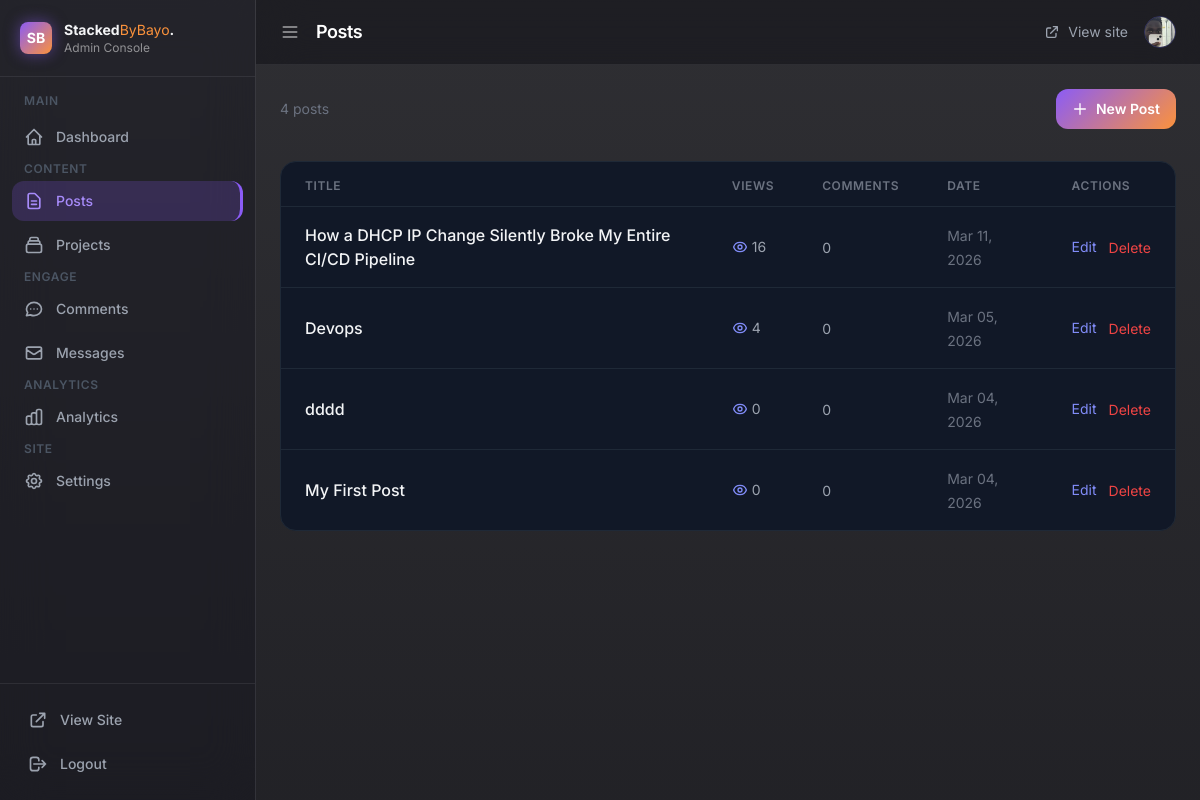
The page /admin/posts (signed in) on the database its author committed.
### app/models.py (models this page shows)
class Post(db.Model):
    id = db.Column(db.Integer, primary_key=True)
    title = db.Column(db.String(200), nullable=False)
    body = db.Column(db.Text, nullable=False)
    created_at = db.Column(db.DateTime, default=datetime.utcnow)
    views = db.Column(db.Integer, default=0)
    comments = db.relationship('Comment', backref='post', lazy=True)

### app/__init__.py (the view)
    @app.route("/admin/posts")
    def admin_posts():
        if not session.get("admin"):
            return redirect(url_for("admin_login"))
        posts = Post.query.order_by(Post.created_at.desc()).all()
        return render_template("admin_posts.html", posts=posts, **admin_context())

### app/templates/admin_posts.html (shortened to what this page needs)
{% extends "admin_base.html" %}
{% block page_title %}Posts{% endblock %}
{% block content %}
<div class="flex justify-between items-center mb-8">
    <p class="text-gray-500 text-sm">{{ posts|length }} post{{ 's' if posts|length != 1 }}</p>
    <a href="/admin/post/new"
        class="gradient-bg text-white font-semibold px-4 py-2.5 rounded-xl hover:opacity-90 transition text-sm flex items-center gap-2">
        <svg class="w-4 h-4" fill="none" viewBox="0 0 24 24" stroke="currentColor">
            <path stroke-linecap="round" stroke-linejoin="round" stroke-width="2" d="M12 4v16m8-8H4"/>
        </svg>
        New Post
    </a>
</div>
{% if posts %}
<div class="bg-gray-900 border border-gray-800 rounded-2xl overflow-hidden">
    <table class="w-full">
        <thead>
            <tr class="border-b border-gray-800 px-6">
                <th class="text-left text-xs font-semibold text-gray-500 uppercase tracking-wider pb-3 pt-4 px-6">Title</th>
                <th class="text-left text-xs font-semibold text-gray-500 uppercase tracking-wider pb-3 pt-4 px-6">Views</th>
                <th class="text-left text-xs font-semibold text-gray-500 uppercase tracking-wider pb-3 pt-4 px-6">Comments</th>
                <th class="text-left text-xs font-semibold text-gray-500 uppercase tracking-wider pb-3 pt-4 px-6">Date</th>
                <th class="text-left text-xs font-semibold text-gray-500 uppercase tracking-wider pb-3 pt-4 px-6">Actions</th>
            </tr>
        </thead>
        <tbody class="divide-y divide-gray-800">
            {% for post in posts %}
            <tr class="hover:bg-gray-800/50 transition">
                <td class="py-4 px-6">
                    <a href="/blog/{{ post.id }}" target="_blank"
                        class="font-medium hover:text-indigo-400 transition">
                        {{ post.title }}
                    </a>
                </td>
                <td class="py-4 px-6">
                    <span class="flex items-center gap-1 text-gray-400 text-sm">
                        {{ post.views or 0 }}
                    </span>
                </td>
                <td class="py-4 px-6">
                    <span class="text-gray-400 text-sm">{{ post.comments|length }}</span>
                </td>
                <td class="py-4 px-6">
                    <span class="text-gray-500 text-sm">{{ post.created_at.strftime('%b %d, %Y') }}</span>
                </td>
                <td class="py-4 px-6">
                    <div class="flex items-center gap-3">
                        <a href="/admin/post/{{ post.id }}/edit"
                            class="text-indigo-400 hover:text-indigo-300 text-sm transition">Edit</a>
                        <form method="POST" action="/admin/post/{{ post.id }}/delete"
                            onsubmit="return confirm('Delete this post?')">
                            <button type="submit"
                                class="text-red-500 hover:text-red-400 text-sm transition">Delete</button>
                        </form>
                    </div>
                </td>
            </tr>
            {% endfor %}
        </tbody>
    </table>
</div>
{% endif %}
{% endblock %}

### app/templates/admin_base.html (shortened to what this page needs)
<!DOCTYPE html>
<html lang="en">
<head>
    <script src="https://cdn.tailwindcss.com"></script>
</head>
<body class="min-h-screen flex text-gray-100">
    <aside id="sidebar" class="sidebar fixed top-0 left-0 h-full w-64 z-50 flex flex-col" style="background:rgba(20,20,30,0.4); backdrop-filter:blur(24px); border-right:1px solid rgba(255,255,255,0.1);">
        <div class="flex items-center gap-3 px-5 py-5 border-b border-[rgba(255,255,255,0.08)]">
            <div class="w-8 h-8 rounded-lg gradient-bg flex items-center justify-center text-white font-bold text-sm shrink-0 shadow-[0_0_15px_rgba(139,92,246,0.5)]">SB</div>
            <div class="logo-text">
                <p class="font-bold text-sm">Stacked<span style="color:#fb923c;font-weight:400;">ByBayo</span>.</p>
                <p class="text-[rgba(255,255,255,0.5)] text-xs">Admin Console</p>
            </div>
        </div>
        <nav class="flex-1 px-3 py-4 space-y-1 overflow-y-auto">
            <p class="label text-gray-600 text-xs font-semibold uppercase tracking-wider px-3 mb-2">Main</p>
            <a href="/admin" class="nav-item {% if request.path == '/admin' %}active{% endif %} flex items-center gap-3 px-3 py-2.5 rounded-xl text-gray-400 text-sm font-medium">
                <svg class="nav-icon w-5 h-5 shrink-0" fill="none" viewBox="0 0 24 24" stroke="currentColor">
                    <path stroke-linecap="round" stroke-linejoin="round" stroke-width="2" d="M3 12l2-2m0 0l7-7 7 7M5 10v10a1 1 0 001 1h3m10-11l2 2m-2-2v10a1 1 0 01-1 1h-3m-6 0a1 1 0 001-1v-4a1 1 0 011-1h2a1 1 0 011 1v4a1 1 0 001 1m-6 0h6"/>
                </svg>
                <span class="label">Dashboard</span>
            </a>
            <p class="label text-gray-600 text-xs font-semibold uppercase tracking-wider px-3 mt-4 mb-2">Content</p>
            <a href="/admin/posts" class="nav-item {% if '/admin/post' in request.path %}active{% endif %} flex items-center gap-3 px-3 py-2.5 rounded-xl text-gray-400 text-sm font-medium">
                <svg class="nav-icon w-5 h-5 shrink-0" fill="none" viewBox="0 0 24 24" stroke="currentColor">
                    <path stroke-linecap="round" stroke-linejoin="round" stroke-width="2" d="M9 12h6m-6 4h6m2 5H7a2 2 0 01-2-2V5a2 2 0 012-2h5.586a1 1 0 01.707.293l5.414 5.414a1 1 0 01.293.707V19a2 2 0 01-2 2z"/>
                </svg>
                <span class="label">Posts</span>
            </a>
            <a href="/admin/projects" class="nav-item {% if '/admin/project' in request.path %}active{% endif %} flex items-center gap-3 px-3 py-2.5 rounded-xl text-gray-400 text-sm font-medium">
                <span class="label">Projects</span>
            </a>
            <p class="label text-gray-600 text-xs font-semibold uppercase tracking-wider px-3 mt-4 mb-2">Engage</p>
            <a href="/admin/comments" class="nav-item {% if '/admin/comment' in request.path %}active{% endif %} flex items-center gap-3 px-3 py-2.5 rounded-xl text-gray-400 text-sm font-medium">
                <span class="label">Comments</span>
            </a>
            <a href="/admin/messages" class="nav-item {% if '/admin/message' in request.path %}active{% endif %} flex items-center gap-3 px-3 py-2.5 rounded-xl text-gray-400 text-sm font-medium">
                <svg class="nav-icon w-5 h-5 shrink-0" fill="none" viewBox="0 0 24 24" stroke="currentColor">
                    <path stroke-linecap="round" stroke-linejoin="round" stroke-width="2" d="M3 8l7.89 5.26a2 2 0 002.22 0L21 8M5 19h14a2 2 0 002-2V7a2 2 0 00-2-2H5a2 2 0 00-2 2v10a2 2 0 002 2z"/>
                </svg>
                <span class="label">Messages</span>
            </a>
            <p class="label text-gray-600 text-xs font-semibold uppercase tracking-wider px-3 mt-4 mb-2">Analytics</p>
            <a href="/admin" class="nav-item flex items-center gap-3 px-3 py-2.5 rounded-xl text-gray-400 text-sm font-medium">
                <span class="label">Analytics</span>
            </a>
            <p class="label text-gray-600 text-xs font-semibold uppercase tracking-wider px-3 mt-4 mb-2">Site</p>
            <a href="/admin/settings" class="nav-item {% if '/admin/settings' in request.path %}active{% endif %} flex items-center gap-3 px-3 py-2.5 rounded-xl text-gray-400 text-sm font-medium">
                <span class="label">Settings</span>
            </a>
        </nav>
        <div class="border-t border-[rgba(255,255,255,0.08)] p-4">
            <a href="/" target="_blank" class="nav-item flex items-center gap-3 px-3 py-2.5 rounded-xl text-gray-400 text-sm font-medium mb-1">
                <svg class="w-5 h-5 shrink-0" fill="none" viewBox="0 0 24 24" stroke="currentColor">
                    <path stroke-linecap="round" stroke-linejoin="round" stroke-width="2" d="M10 6H6a2 2 0 00-2 2v10a2 2 0 002 2h10a2 2 0 002-2v-4M14 4h6m0 0v6m0-6L10 14"/>
                </svg>
                <span class="label">View Site</span>
            </a>
            <a href="/admin/logout" class="nav-item flex items-center gap-3 px-3 py-2.5 rounded-xl text-gray-400 text-sm font-medium hover:text-red-400">
                <svg class="w-5 h-5 shrink-0" fill="none" viewBox="0 0 24 24" stroke="currentColor">
                    <path stroke-linecap="round" stroke-linejoin="round" stroke-width="2" d="M17 16l4-4m0 0l-4-4m4 4H7m6 4v1a3 3 0 01-3 3H6a3 3 0 01-3-3V7a3 3 0 013-3h4a3 3 0 013 3v1"/>
                </svg>
                <span class="label">Logout</span>
            </a>
        </div>
    </aside>
    <div id="main-content" class="flex-1 ml-64 min-h-screen flex flex-col">
        <header class="sticky top-0 z-40 px-6 py-4 flex items-center justify-between" style="background:rgba(15,15,20,0.5); backdrop-filter:blur(24px); border-bottom:1px solid rgba(255,255,255,0.08);">
            <div class="flex items-center gap-4">
                <button id="toggle-sidebar" class="text-[rgba(255,255,255,0.6)] hover:text-white transition">
                    <svg class="w-5 h-5" fill="none" viewBox="0 0 24 24" stroke="currentColor">
                        <path stroke-linecap="round" stroke-linejoin="round" stroke-width="2" d="M4 6h16M4 12h16M4 18h16"/>
                    </svg>
                </button>
                <h1 class="text-lg font-semibold text-white tracking-tight">{% block page_title %}Dashboard{% endblock %}</h1>
            </div>
            <div class="flex items-center gap-4">
                <a href="/" target="_blank" class="text-gray-400 hover:text-white text-sm transition flex items-center gap-2">
                    <svg class="w-4 h-4" fill="none" viewBox="0 0 24 24" stroke="currentColor">
                        <path stroke-linecap="round" stroke-linejoin="round" stroke-width="2" d="M10 6H6a2 2 0 00-2 2v10a2 2 0 002 2h10a2 2 0 002-2v-4M14 4h6m0 0v6m0-6L10 14"/>
                    </svg>
                    View site
                </a>
                <div class="w-8 h-8 rounded-full overflow-hidden border border-indigo-500/30">
                    {% if profile_exists is defined and profile_exists %}
                    <img src="/static/uploads/profile.jpg" class="w-full h-full object-cover object-top">
                    {% else %}
                    <div class="w-full h-full gradient-bg flex items-center justify-center text-white text-sm font-bold">B</div>
                    {% endif %}
                </div>
            </div>
        </header>
        <main class="flex-1 p-6">
            {% block content %}{% endblock %}
        </main>
    </div>
</body>
</html>

### app/templates/admin_base.html (style rules this page uses)
body { font-family: 'Inter', sans-serif; background: linear-gradient(rgba(10,10,15,0.85), rgba(10,10,15,0.9)), url('https://images.unsplash.com/photo-1618005182384-a83a8bd57fbe?q=50&w=1200&auto=format&fit=crop') center/cover fixed; color: #f1f5f9; }
.gradient-bg { background: linear-gradient(135deg, #8b5cf6, #fb923c); }
.sidebar { transition: width 0.3s ease; }
.nav-item { transition: background 0.2s ease, color 0.2s ease; }
.nav-item.active { background: rgba(139,92,246,0.2); color: #a78bfa; border-right: 3px solid #8b5cf6; }
.nav-item.active .nav-icon { color: #a78bfa; }
#main-content { transition: margin-left 0.3s ease; }

### rows shown on the page
Post: title "How a DHCP IP Change Silently Broke My Entire CI/CD Pipeline", views "16", comments|length "0", created_at "Mar 11, 2026"
Post: title "Devops", views "4", comments|length "0", created_at "Mar 05, 2026"
Post: title "dddd", views "0", comments|length "0", created_at "Mar 04, 2026"
Post: title "My First Post", views "0", comments|length "0", created_at "Mar 04, 2026"

### other values the page prints
{{ posts|length }} "4"
{{ 's' if posts|length != 1 }} "s"
